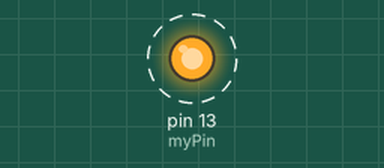
A sketch run on a simulated Arduino Uno, built with avr-gcc and run on an emulated ATmega328P. On the bench: output pins drawn as LEDs (lit = HIGH). Dashed ring = blinking. What the sketch prints to the serial monitor is not drawn.

Above: at 0.5 s.
Timing chart, 0 to 4.6 s (numbered marks = the images above):
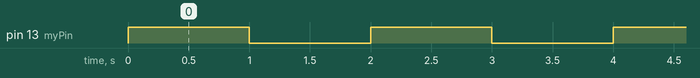

The sketch:

switch.ino
```cpp
int myPin = 13;

void setup() {
  // put your setup code here, to run once:
  Serial.begin(9600);
  Serial.println("Creative Coding");
  pinMode(myPin, OUTPUT);
}

void loop() {
  // put your main code here, to run repeatedly:
  digitalWrite(myPin, HIGH);
  delay(1000);
  digitalWrite(myPin, LOW);
  delay(1000);
}
```

Measured:
- by itself, pin 13 (myPin): alternates HIGH for 1.0 s and LOW for 1.0 s
